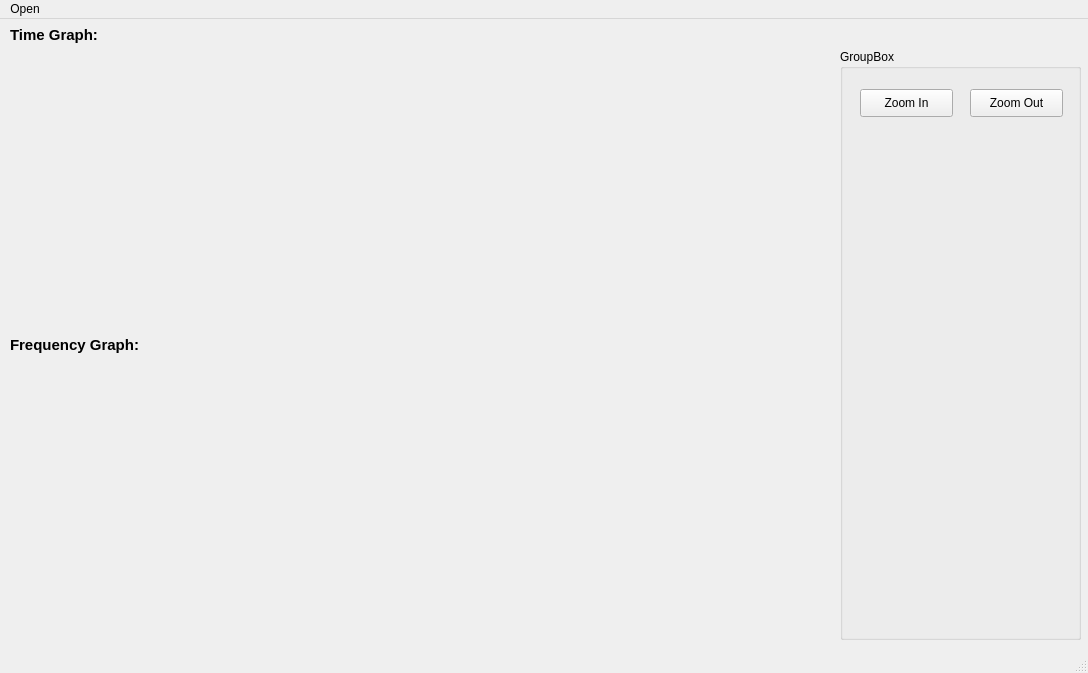
<?xml version="1.0" encoding="UTF-8"?>
<ui version="4.0">
 <class>MainWindow</class>
 <widget class="QMainWindow" name="MainWindow">
  <property name="geometry">
   <rect>
    <x>0</x>
    <y>0</y>
    <width>1088</width>
    <height>673</height>
   </rect>
  </property>
  <property name="windowTitle">
   <string>MainWindow</string>
  </property>
  <widget class="QWidget" name="centralwidget">
   <widget class="QWidget" name="horizontalLayoutWidget">
    <property name="geometry">
     <rect>
      <x>10</x>
      <y>30</y>
      <width>821</width>
      <height>281</height>
     </rect>
    </property>
    <layout class="QHBoxLayout" name="horizontalLayout"/>
   </widget>
   <widget class="QWidget" name="horizontalLayoutWidget_2">
    <property name="geometry">
     <rect>
      <x>10</x>
      <y>340</y>
      <width>821</width>
      <height>281</height>
     </rect>
    </property>
    <layout class="QHBoxLayout" name="horizontalLayout_2"/>
   </widget>
   <widget class="QLabel" name="label">
    <property name="geometry">
     <rect>
      <x>10</x>
      <y>0</y>
      <width>121</width>
      <height>31</height>
     </rect>
    </property>
    <property name="font">
     <font>
      <pointsize>11</pointsize>
      <weight>75</weight>
      <bold>true</bold>
     </font>
    </property>
    <property name="text">
     <string>Time Graph:</string>
    </property>
   </widget>
   <widget class="QLabel" name="label_2">
    <property name="geometry">
     <rect>
      <x>10</x>
      <y>310</y>
      <width>161</width>
      <height>31</height>
     </rect>
    </property>
    <property name="font">
     <font>
      <pointsize>11</pointsize>
      <weight>75</weight>
      <bold>true</bold>
     </font>
    </property>
    <property name="text">
     <string>Frequency Graph:</string>
    </property>
   </widget>
   <widget class="QGroupBox" name="groupBox">
    <property name="geometry">
     <rect>
      <x>840</x>
      <y>30</y>
      <width>241</width>
      <height>591</height>
     </rect>
    </property>
    <property name="title">
     <string>GroupBox</string>
    </property>
    <widget class="QPushButton" name="zoomInButton">
     <property name="geometry">
      <rect>
       <x>20</x>
       <y>40</y>
       <width>93</width>
       <height>28</height>
      </rect>
     </property>
     <property name="text">
      <string>Zoom In</string>
     </property>
    </widget>
    <widget class="QPushButton" name="zoomOutButton">
     <property name="geometry">
      <rect>
       <x>130</x>
       <y>40</y>
       <width>93</width>
       <height>28</height>
      </rect>
     </property>
     <property name="text">
      <string>Zoom Out</string>
     </property>
    </widget>
   </widget>
  </widget>
  <widget class="QMenuBar" name="menubar">
   <property name="geometry">
    <rect>
     <x>0</x>
     <y>0</y>
     <width>1088</width>
     <height>26</height>
    </rect>
   </property>
   <widget class="QMenu" name="menuOpen">
    <property name="title">
     <string>Open</string>
    </property>
   </widget>
   <addaction name="menuOpen"/>
  </widget>
  <widget class="QStatusBar" name="statusbar"/>
 </widget>
 <resources/>
 <connections/>
</ui>
